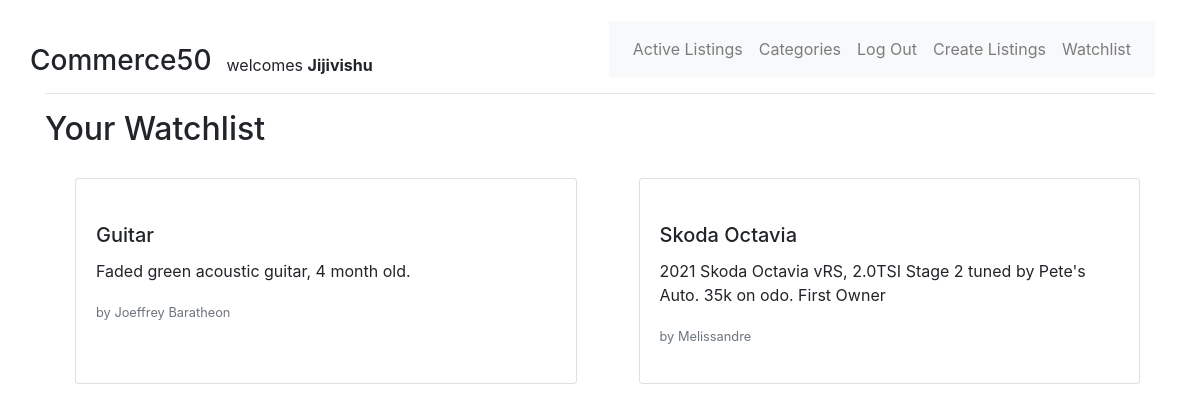
The app's page /watchlist (signed in) with its own data.
### auctions/models.py (models this page shows, shortened)
class User(AbstractUser):
    pass

class Watchlist(models.Model):
    holder = models.ForeignKey(User, on_delete=models.CASCADE, related_name="holder")
    holding = models.ForeignKey(List, on_delete=models.CASCADE, related_name="holding")

class List(models.Model):
    title = models.CharField(max_length=64)
    description = models.TextField(max_length=200)
    min_bid = models.DecimalField(max_digits=10, decimal_places=2)
    image_link = models.URLField( blank="true" )
    status = models.BooleanField(default=True)
    listed_on = models.DateTimeField()
    owner = models.ForeignKey(User, on_delete=models.CASCADE, related_name="lists")

### auctions/views.py (the view)
# urls.py: path("watchlist", views.watchlist, name="watchlist"),
@login_required
def watchlist(request):
    lists = Watchlist.objects.filter(holder = request.user).select_related('holding')
    return render(request, "auctions/watchlist.html", {
        "lists": lists
    })

### auctions/templates/auctions/watchlist.html (shortened to what this page needs)
{% extends "auctions/layout.html" %}
{% block body %}
    <h2>Your Watchlist</h2>
    <div class="container" style="padding-top: 1%;">
        <div class="card-deck">
            {% for list in lists %}
                {% if list.holding.status %}
                        <div class="card" >
                            <div>
                            </div>
                            <div class="card-body">
                                <h5 class="card-title">{{list.holding.title}}</h5>
                                <p class="card-text">{{list.holding.description}}</p>
                                <p class="card-text"><small class="text-muted">by {{list.holding.owner}}</small></p>
                            </div>
                        </div>
                    {% endif %}
            {% endfor %}
        </div>
    </div>
{% endblock %}

### auctions/templates/auctions/layout.html (shortened to what this page needs)
{% load crispy_forms_tags %}
{% load static %}
<!DOCTYPE html>
<html lang="en">
    <head>
        <link rel="stylesheet" href="https://stackpath.bootstrapcdn.com/bootstrap/4.4.1/css/bootstrap.min.css">
        <link href="{% static 'auctions/styles.css' %}" rel="stylesheet">
    </head>
    <body>
        <div class="container">
            <div class="row align-items-end" style="padding-top: 1%;">
              <div class="col align-items-end">
                <div class="row align-items-end">
                    <h3 style="margin: 0;">Commerce50</h1>
                    <div class="col align-self-end" >
                        {% if user.is_authenticated %}
                            welcomes <strong>{{ user.username }}</strong>
                        {% else %}
                            welcomes Anonymous User
                        {% endif %}
                    </div>
                </div>
              </div>
              <div class="col-md-auto align-self-end">
                <nav class="navbar navbar-expand-lg navbar-light bg-light">
                    <ul class="navbar-nav ml-auto">
                        <li class="nav-item">
                            <a class="nav-link" href="{% url 'index' %}">Active Listings</a>
                        </li>
                        <li class="nav-item">
                            <a class="nav-link" href="{% url 'categories' %}">Categories</a>
                        </li>
                        {% if user.is_authenticated %}
                            <li class="nav-item">
                                <a class="nav-link" href="{% url 'logout' %}">Log Out</a>
                            </li>
                            <li class="nav-item">
                                <a class="nav-link" href="{% url 'create' %}">Create Listings</a>
                            </li>
                            <li class="nav-item">
                                <a class="nav-link" href="{% url 'watchlist' %}">Watchlist</a>
                            </li>
                        {% endif %}
                    </ul>
                </nav>
              </div>
            </div>
            <hr>
            {% block body %}
            {% endblock %}
        </div>
    </body>
</html>

### auctions/static/auctions/styles.css (style rules this page uses)
body { padding: 10px; }
.card-deck { margin-top: 10px; margin-left: auto; display: grid; grid-template-columns: repeat(auto-fit, minmax(210px, 1fr)); grid-gap: 2rem; }

### records on screen
User: username "Jijivishu"
Watchlist: holding "Guitar", holding.description "Faded green acoustic guitar, 4 month old.", holding.owner "Joeffrey Baratheon"
Watchlist: holding "Skoda Octavia", holding.description "2021 Skoda Octavia vRS, 2.0TSI Stage 2 tuned by Pete's Auto. 35k on odo. First Owner", holding.owner "Melissandre"
